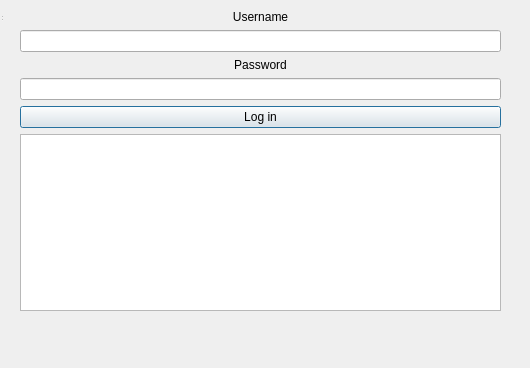
<?xml version="1.0" encoding="UTF-8"?>
<ui version="4.0">
 <class>Client</class>
 <widget class="QDialog" name="LOGIN">
  <property name="geometry">
   <rect>
    <x>0</x>
    <y>0</y>
    <width>530</width>
    <height>368</height>
   </rect>
  </property>
  <property name="windowTitle">
   <string>MainWindow</string>
  </property>
  <widget class="QWidget" name="centralwidget">
   <widget class="QWidget" name="verticalLayoutWidget">
    <property name="geometry">
     <rect>
      <x>20</x>
      <y>10</y>
      <width>481</width>
      <height>301</height>
     </rect>
    </property>
    <layout class="QVBoxLayout" name="verticalLayout">
     <item>
      <widget class="QLabel" name="label">
       <property name="text">
        <string>Username</string>
       </property>
       <property name="textFormat">
        <enum>Qt::RichText</enum>
       </property>
       <property name="alignment">
        <set>Qt::AlignCenter</set>
       </property>
      </widget>
     </item>
     <item>
      <widget class="QLineEdit" name="userLE"/>
     </item>
     <item>
      <widget class="QLabel" name="label_2">
       <property name="text">
        <string>Password</string>
       </property>
       <property name="textFormat">
        <enum>Qt::RichText</enum>
       </property>
       <property name="alignment">
        <set>Qt::AlignCenter</set>
       </property>
      </widget>
     </item>
     <item>
      <widget class="QLineEdit" name="passwordLE"/>
     </item>
     <item>
      <widget class="QPushButton" name="logButton">
       <property name="text">
        <string>Log in</string>
       </property>
      </widget>
     </item>
     <item>
      <widget class="QTextEdit" name="ResultTE"/>
     </item>
    </layout>
   </widget>
  </widget>
  <widget class="QStatusBar" name="statusbar"/>
 </widget>
 <resources/>
 <connections/>
</ui>
